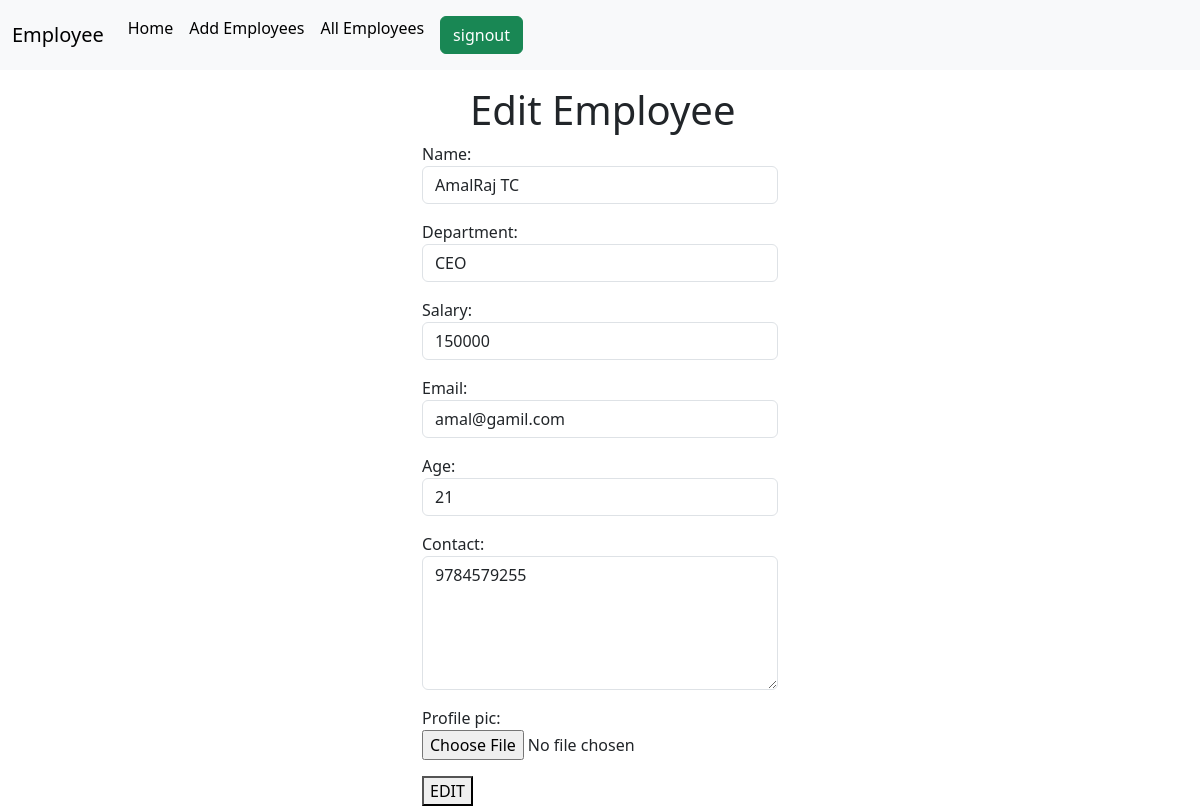
Screenshot of /employees/7/edit with the database file from the repository.
### crm/models.py (models this page shows, shortened)
class Employees(models.Model):
    name=models.CharField(max_length=200)
    department=models.CharField(max_length=200)
    salary=models.PositiveIntegerField()
    email=models.EmailField(unique=True)
    age=models.IntegerField()
    contact=models.CharField(null=True,max_length=200)
    profile_pic=models.ImageField(upload_to="image",null=True)

### crm/views.py (the view, shortened to what this page needs)
# urls.py: path("employees/<int:pk>/edit",views.EmployeeUpdateView.as_view(),name="emp-edit"),
class EmployeeUpdateView(View):
    def get(self,request,*args,**kwargs):
        id=kwargs.get("pk")
        obj=Employees.objects.get(id=id)
        form=EmployeeModelForm(instance=obj)
        return render(request,"emp_edit.html",{"form":form})

### crm/forms.py
class EmployeeModelForm(forms.ModelForm):
    class Meta:
        model=Employees
        fields="__all__"
        widgets={
            "name":forms.TextInput(attrs={"class":"form-control "}),
            "department":forms.TextInput(attrs={"class":"form-control"}),
            "salary":forms.NumberInput(attrs={"class":"form-control"}),
            "email":forms.TextInput(attrs={"class":"form-control"}),
            "age":forms.NumberInput(attrs={"class":"form-control"}),
            "contact":forms.Textarea(attrs={"class":"form-control","rows":5})
        }

### crm/templates/emp_edit.html (shortened to what this page needs)
{%extends 'base.html'%}
{%block body_block%}
<div class="container mt-3 ">
    <div class="row">
        <div class="col-4"></div>
        <div class="col-4">
            <h1 class="ms-5">Edit Employee</h1>
            <form action="" method="post" enctype="multipart/form-data">
                {{form.as_p}}
                <div class="mt-3">
                    <button type="submit">EDIT</button>
                </div>
            </form>
        </div>
        <div class="col-4"></div>
    </div>
</div>
{%endblock%}

### rows the page displays
Employees: name "AmalRaj TC", department "CEO", salary "150000", email "amal@gamil.com", age "21", contact "9784579255"
